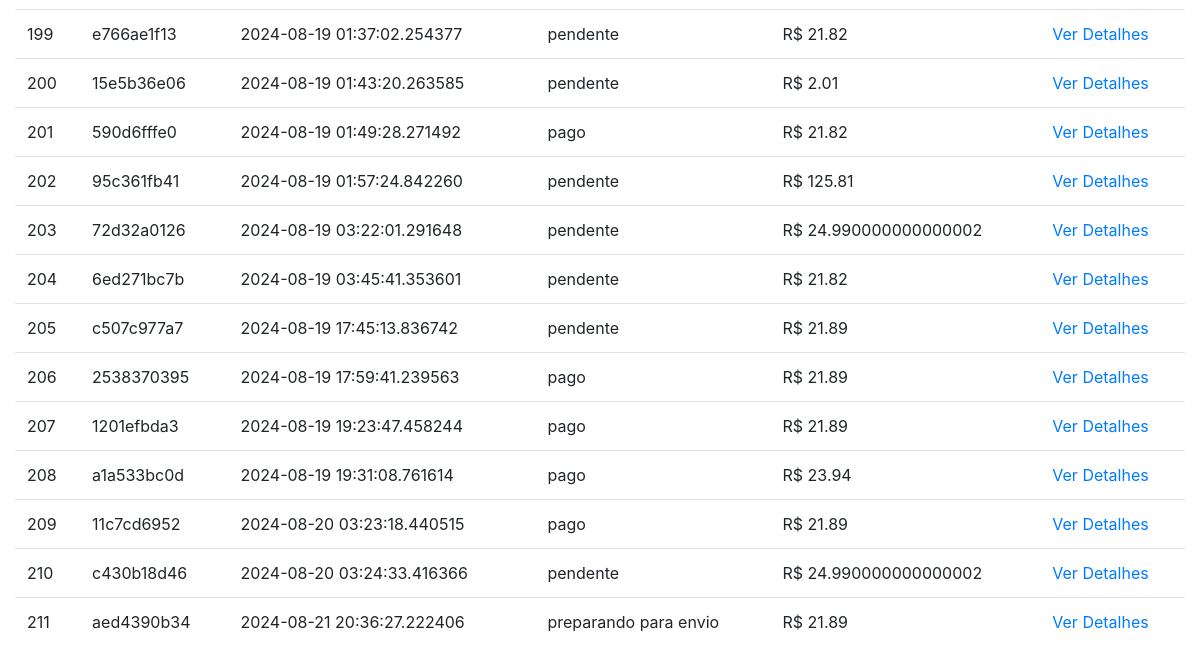
The page /cliente/pedidos (signed in, lower part) on the database as committed earlier.
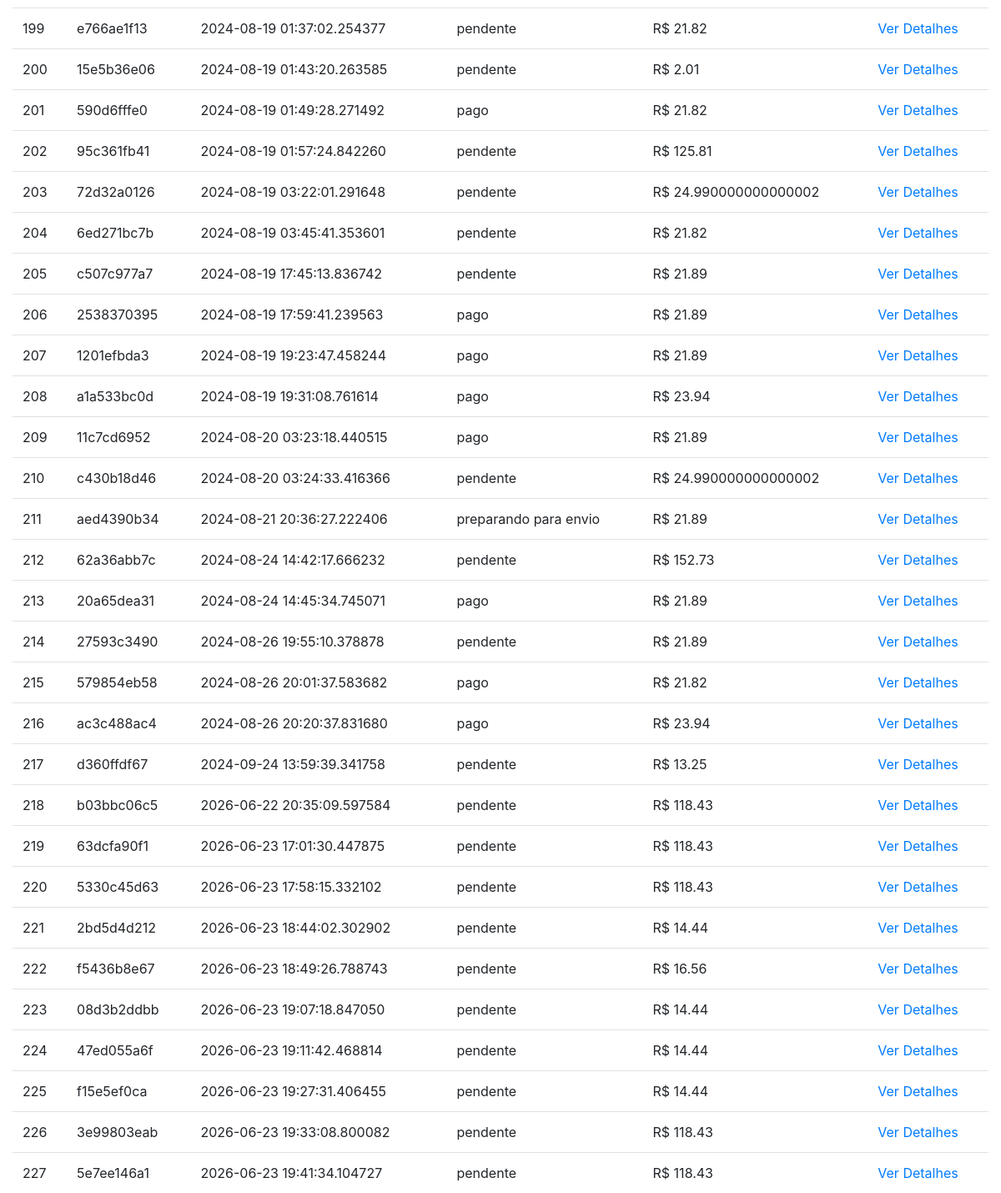
The same page on the database as committed later.
### loja/clientes/model.py (models this page shows, shortened)
class ClientePedido(db.Model):
    id = db.Column(db.Integer, primary_key = True)
    notafiscal = db.Column(db.String(20), unique = True, nullable = False)
    status = db.Column(db.String(20), default = 'pendente', nullable = False)
    cliente_id = db.Column(db.Integer, unique = False, nullable = False)
    data_criado = db.Column(db.DateTime, default = datetime.utcnow, nullable = False)
    pedido = db.Column(JsonEcodedDict)
    total_pago = db.Column(db.Float, nullable=True)  # Novo campo

### loja/clientes/rotas.py (the view)
@app.route('/cliente/pedidos', methods=['GET'])
@login_required
def pedidos_cliente():
    cliente = Cadastrar.query.get(current_user.id)
    pedidos = ClientePedido.query.filter_by(cliente_id=cliente.id).all()
    pedidos_com_clientes = []
    for pedido in pedidos:
        pedidos_com_clientes.append({
            'pedido': pedido,
            'cliente': cliente
        })
    return render_template('cliente/pedidos_cliente.html', pedidos=pedidos_com_clientes)

### loja/clientes/model.py (called while the page is built)
@login_manager.user_loader
def user_carregar(user_id):
    return Cadastrar.query.get(user_id)

    def process_result_value(self, value, dialect):
        if value is None:
            return {}
        else:
            return json.loads(value)

### loja/templates/cliente/pedidos_cliente.html (shortened to what this page needs)
{% extends "layouts.html" %}
{% block content %}
<div class="container-fluid">
    <table class="table">
        <tbody>
            {% for item in pedidos %}
            <tr>
                <td>{{ item.pedido.id }}</td>
                <td>{{ item.pedido.notafiscal }}</td>
                <td>{{ item.pedido.data_criado }}</td>
                <td>{{ item.pedido.status }}</td>
                <td>R$ {{ item.pedido.total_pago if item.pedido.total_pago else 0 }}</td>
                <td><a href="{{ url_for('suascompras', pedido_id=item.pedido.id) }}">Ver Detalhes</a></td>
            </tr>
            {% endfor %}
        </tbody>
    </table>
</div>
{% endblock content %}

### loja/templates/layouts.html (shortened to what this page needs)
<!doctype html>
<html lang="en">
  <head>
    <link rel="stylesheet" href="{{url_for('static', filename='css/bootstrap.min.css')}}">
    <link rel="stylesheet" href="{{ url_for('static', filename='css/styless.css') }}">
  </head>
  <body>
{% block content %}
{% endblock content %}
  </body>
</html>

### loja/static/css/styless.css (style rules this page uses)
html, body { height: 100% !important; margin: 0 !important; padding: 0 !important; }
.container-fluid { width: 100% !important; height: 100% !important; }

Rows that differ between the two databases and show on the page:
added ClientePedido: pedido.id "212", pedido.notafiscal "62a36abb7c", pedido.data_criado "2024-08-24 14:42:17.666232", pedido.status "pendente", pedido "152.73"
added ClientePedido: pedido.id "213", pedido.notafiscal "20a65dea31", pedido.data_criado "2024-08-24 14:45:34.745071", pedido.status "pago", pedido "21.89"
added ClientePedido: pedido.id "214", pedido.notafiscal "27593c3490", pedido.data_criado "2024-08-26 19:55:10.378878", pedido.status "pendente", pedido "21.89"
added ClientePedido: pedido.id "215", pedido.notafiscal "579854eb58", pedido.data_criado "2024-08-26 20:01:37.583682", pedido.status "pago", pedido "21.82"
added ClientePedido: pedido.id "216", pedido.notafiscal "ac3c488ac4", pedido.data_criado "2024-08-26 20:20:37.831680", pedido.status "pago", pedido "23.94"
added ClientePedido: pedido.id "217", pedido.notafiscal "d360ffdf67", pedido.data_criado "2024-09-24 13:59:39.341758", pedido.status "pendente", pedido "13.25"
added ClientePedido: pedido.id "218", pedido.notafiscal "b03bbc06c5", pedido.data_criado "2026-06-22 20:35:09.597584", pedido.status "pendente", pedido "118.43"
added ClientePedido: pedido.id "219", pedido.notafiscal "63dcfa90f1", pedido.data_criado "2026-06-23 17:01:30.447875", pedido.status "pendente", pedido "118.43"
added ClientePedido: pedido.id "220", pedido.notafiscal "5330c45d63", pedido.data_criado "2026-06-23 17:58:15.332102", pedido.status "pendente", pedido "118.43"
added ClientePedido: pedido.id "221", pedido.notafiscal "2bd5d4d212", pedido.data_criado "2026-06-23 18:44:02.302902", pedido.status "pendente", pedido "14.44"
added ClientePedido: pedido.id "222", pedido.notafiscal "f5436b8e67", pedido.data_criado "2026-06-23 18:49:26.788743", pedido.status "pendente", pedido "16.56"
added ClientePedido: pedido.id "223", pedido.notafiscal "08d3b2ddbb", pedido.data_criado "2026-06-23 19:07:18.847050", pedido.status "pendente", pedido "14.44"
added ClientePedido: pedido.id "224", pedido.notafiscal "47ed055a6f", pedido.data_criado "2026-06-23 19:11:42.468814", pedido.status "pendente", pedido "14.44"
added ClientePedido: pedido.id "225", pedido.notafiscal "f15e5ef0ca", pedido.data_criado "2026-06-23 19:27:31.406455", pedido.status "pendente", pedido "14.44"
added ClientePedido: pedido.id "226", pedido.notafiscal "3e99803eab", pedido.data_criado "2026-06-23 19:33:08.800082", pedido.status "pendente", pedido "118.43"
added ClientePedido: pedido.id "227", pedido.notafiscal "5e7ee146a1", pedido.data_criado "2026-06-23 19:41:34.104727", pedido.status "pendente", pedido "118.43"
Other text that changed with them:
new list line: "R$ Ver Detalhes"
